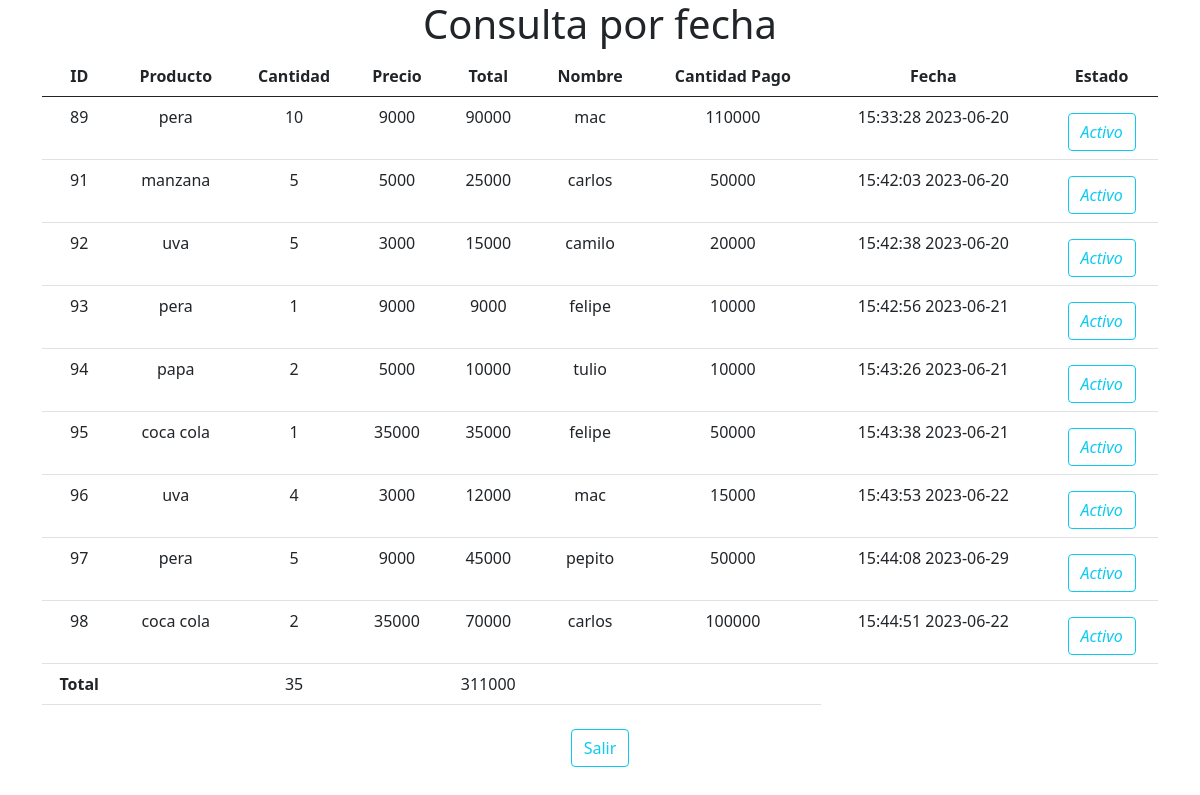
Screenshot of /BS/Facturacion/BuscarPorFecha.php with the database file from the repository.
### tables this page shows
CREATE TABLE IF NOT EXISTS `compra` (
  `id` int(11) NOT NULL AUTO_INCREMENT,
  `producto` varchar(255) NOT NULL,
  `cantidad` int(200) NOT NULL,
  `precio` int(200) NOT NULL,
  `total` int(200) NOT NULL,
  `nombre_comprador` varchar(255) NOT NULL,
  `cantidad_pago` int(200) NOT NULL,
  `estado` varchar(10) NOT NULL,
  `cantidad_total` int(200) DEFAULT '0',
  `hora` time DEFAULT NULL,
  `mes` date DEFAULT NULL,
  PRIMARY KEY (`id`)
);

### BS/Facturacion/BuscarPorFecha.php (the view, shortened to what this page needs)
<?php
    include_once("conexion.php");
?>
<!DOCTYPE html>
<html lang="en">
<head>
    <link href="https://cdn.jsdelivr.net/npm/bootstrap@5.0.2/dist/css/bootstrap.min.css" rel="stylesheet">
</head>
<body>
    <?php
        $fecha = $_POST['fecha'];
        $consulta = $conexion->query("SELECT * FROM compra WHERE mes LIKE '%$fecha%' ORDER BY id ASC");
        $consultar1 = $conexion->query("SELECT * FROM compra WHERE mes LIKE '%$fecha%' ORDER BY id ASC");
        ?>
        <div class="container">
            <h1 class="text-center">Consulta por fecha</h1>
            <table class="table table-hover text-center">
                <thead>
                    <tr>
                        <th scope="col">ID</th>
                        <th scope="col">Producto</th>
                        <th scope="col">Cantidad</th>
                        <th scope="col">Precio</th>
                        <th scope="col">Total</th>
                        <th scope="con">Nombre</th>
                        <th scope="con">Cantidad Pago</th>
                        <th scope="con">Fecha</th>
                        <th scope="con">Estado</th>
                    </tr>
                </thead>
                <tbody>
                    <?php
                    $contEstado = 0;
                    $contLista = 0;
                    $contCantidad = 0;
                    $contTotal = 0;
                    $guardarTotal = 0;
                    $restarTotal = 0;
                    $restarCantidad = 0;
                    $refrescarPagina = 1;
                    while ($row=$consultar1->fetch_array()) {
                        $contCantidad = $contCantidad+$row['cantidad'];
                        $contTotal = $contTotal+$row['total'];
                        $guardarTotal = $row['cantidad_total'];
                        $contLista++;
                    }
                    $contCantidad = $contCantidad - $restarCantidad;
                    $contTotal = $contTotal - $restarTotal;
                    while ($row=$consulta->fetch_array()) {
                        if ($row['estado']=='Activo') {
                    ?>
                        <tr>
                            <td><?php echo $row ['id'];?></td>
                            <td><?php echo $row ['producto'];?></td>
                            <td><?php echo $row ['cantidad'];?></td>
                            <td><?php echo $row ['precio'];?></td>
                            <td><?php echo $row ['total'];?></td>
                            <td><?php echo $row ['nombre_comprador'];?></td>
                            <td><?php echo $row ['cantidad_pago'];?></td>
                            <td><?php echo $row ['hora']; echo " ",$row['mes']?></td>
                            <td>
                                <a class="btn btn-outline-info mt-2" href="modificarVentas.php?
                                    estado=<?php echo $row['estado'] ?> &
                                    id=<?php echo $row['id'] ?> &
                                    totalPrecio=<?php echo $row['total'] ?> &
                                    cantidad_total=<?php
                                        if ($contEstado != $contLista) {
                                            if ($guardarTotal == 0) {
                                                echo $contTotal;
                                            }else{
                                                echo $guardarTotal;
                                            }
                                        }
                                        ?> &
                                    refrescarPagina=<?php echo $refrescarPagina ?>">
                                    <i class="icon-edit"><?php echo $row ['estado'];?></i>
                                </a>
                            </td>
                        </tr>
                            <?php
                        }
                    }
                    ?>
                    <tr>
                        <td><strong>Total</strong></td>
                        <td></td>
                        <td><?php echo $contCantidad; ?></td>
                        <td></td>
                        <td><?php
                            if ($contEstado != $contLista) {
                                echo $contTotal;
                            }else{
                                echo "000";
                            }
                        ?></td>
                        <td></td>
                        <td></td>
                    </tr>
                </tbody>
            </table>
            <div class="text-center">
                <a class="btn btn-outline-info mt-2" href="http://localhost/ADSO-2593917/BS/Facturacion/consultar.php" role="button">Salir</a>
            </div>
        </div>
</body>
</html>

### rows the page displays
compra: id "89", producto "pera", cantidad "10", precio "9000", total "90000", nombre_comprador "mac", cantidad_pago "110000", hora "15:33:28", mes "2023-06-20", estado "Activo"
compra: id "91", producto "manzana", cantidad "5", precio "5000", total "25000", nombre_comprador "carlos", cantidad_pago "50000", hora "15:42:03", mes "2023-06-20", estado "Activo"
compra: id "92", producto "uva", cantidad "5", precio "3000", total "15000", nombre_comprador "camilo", cantidad_pago "20000", hora "15:42:38", mes "2023-06-20", estado "Activo"
compra: id "93", producto "pera", cantidad "1", precio "9000", total "9000", nombre_comprador "felipe", cantidad_pago "10000", hora "15:42:56", mes "2023-06-21", estado "Activo"
compra: id "94", producto "papa", cantidad "2", precio "5000", total "10000", nombre_comprador "tulio", cantidad_pago "10000", hora "15:43:26", mes "2023-06-21", estado "Activo"
compra: id "95", producto "coca cola", cantidad "1", precio "35000", total "35000", nombre_comprador "felipe", cantidad_pago "50000", hora "15:43:38", mes "2023-06-21", estado "Activo"
compra: id "96", producto "uva", cantidad "4", precio "3000", total "12000", nombre_comprador "mac", cantidad_pago "15000", hora "15:43:53", mes "2023-06-22", estado "Activo"
compra: id "97", producto "pera", cantidad "5", precio "9000", total "45000", nombre_comprador "pepito", cantidad_pago "50000", hora "15:44:08", mes "2023-06-29", estado "Activo"
compra: id "98", producto "coca cola", cantidad "2", precio "35000", total "70000", nombre_comprador "carlos", cantidad_pago "100000", hora "15:44:51", mes "2023-06-22", estado "Activo"

### other values shown
$contCantidad "35"
$contTotal "311000"
